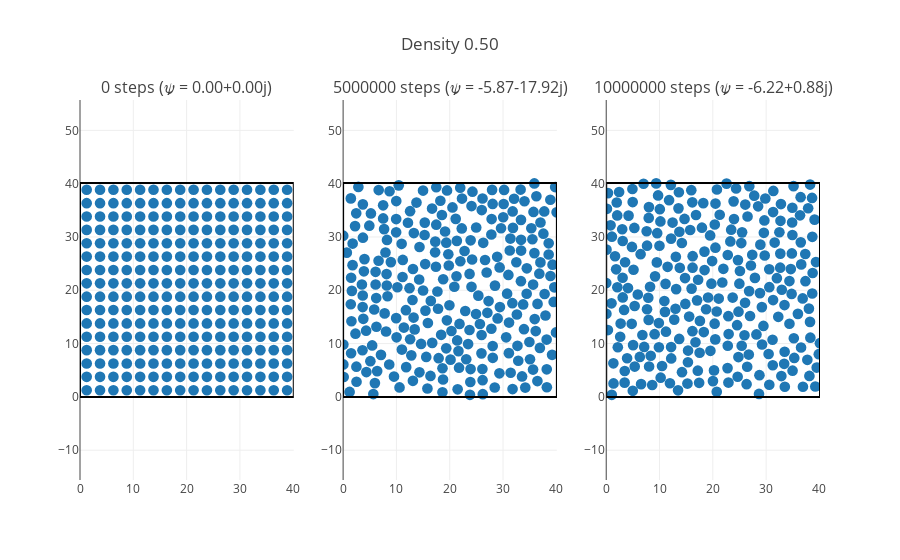
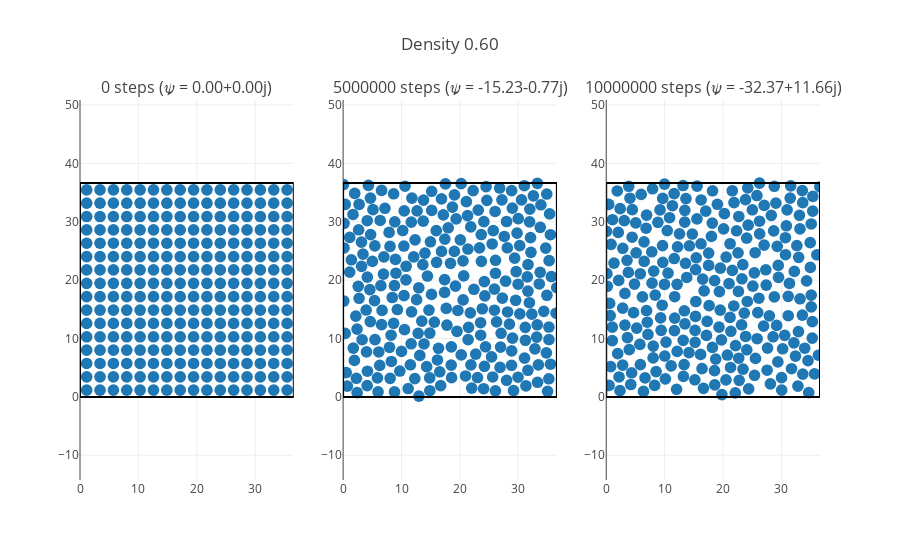
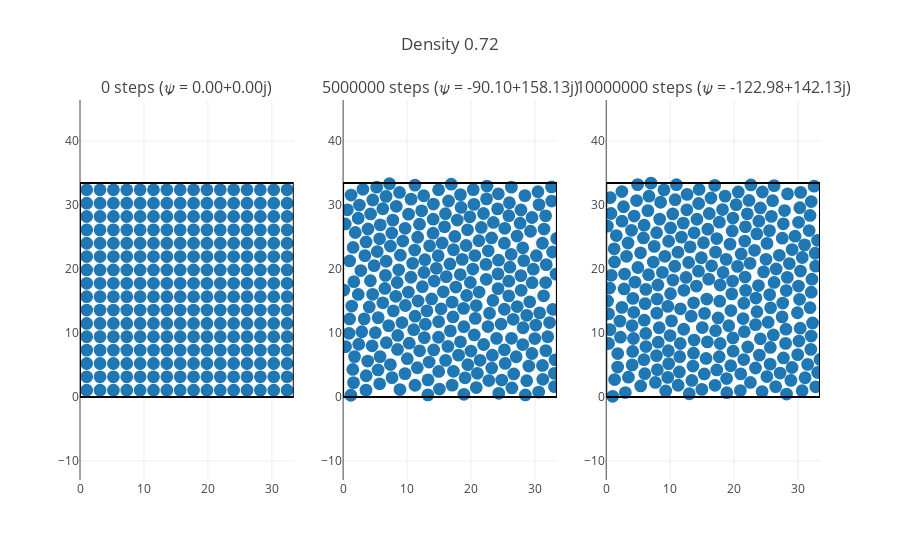

The code cell stored with these charts, in order, in its notebook:
### Code cell
DISK_RADIUS = 1.
NUM_DISKS = 16**2
NUM_STEPS = 10**7

densities = [0.5, 0.6, 0.72]

def run_simulation(density):
    sys_size = calculate_system_size(NUM_DISKS, DISK_RADIUS, density)
    sim = Simulation(NUM_DISKS, DISK_RADIUS, sys_size)
    sim.optimize_step_size()  # magic!
    states = [{"state": sim.state.copy(), "steps": 0, "psi": sim.psi()}]
    for _ in range(2):
        sim.run(NUM_STEPS // 2)
        
        states.append({
            "state": sim.state.copy(),
            "steps": sim.steps,
            "psi": sim.psi()
        })
    
    return {
        "density": density,
        "states": states,
        "simulation": sim
    }


with ProcessPoolExecutor() as executor:
    sequences = executor.map(run_simulation, densities)
    
for s in list(sequences):
    plot_sequence(s)
